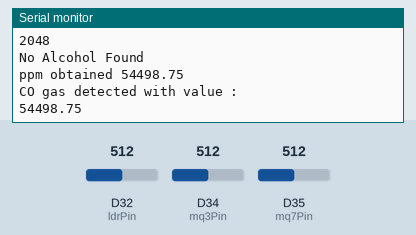
Simulated run of this sketch. Board: Arduino Due. Shown: the last lines printed to the serial monitor. The inputs (shaded band) are chosen by the test bench; at power-on: D35 (mq7Pin) = 512, D32 (ldrPin) = 512, D34 (mq3Pin) = 512 (analog values on the 0–1023 scale).

Above: at 16.4 s.
16.5 s: D35 (mq7Pin) set to 209
At 19.0 s:
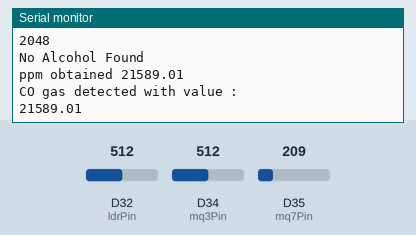
20.4 s: D35 (mq7Pin) set to 181
At 22.5 s:
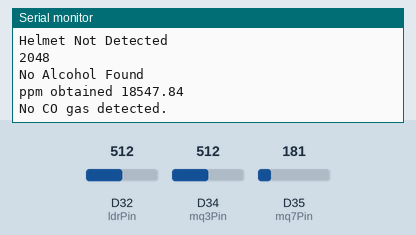
Timing chart, 0 to 24.0 s (numbered marks = the images above; inputs shaded):
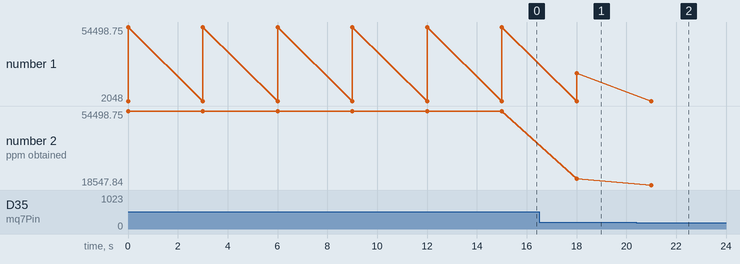

The sketch:

Final_code.ino
```cpp
#include <Arduino.h>

#define DEFAULT_LED_PIN 2

// LDR variables
const int ldrPin = 32;

// MQ-3 sensor variables
const int mq3Pin = 34;

// MQ-7 sensor variables
const int mq7Pin = 35;

void setup() {
  Serial.begin(9600); // Initialize serial communication

  // LDR Setup
  pinMode(ldrPin, INPUT);

  // MQ-3 Setup
  analogReadResolution(12);
  pinMode(mq3Pin, INPUT);

  // MQ-7 Setup
  pinMode(mq7Pin, INPUT);
}

void loop() {
  // LDR loop
  int ldrValue = analogRead(ldrPin);
  Serial.println(ldrValue);
  if (ldrValue <= 1500) {
    Serial.println("Helmet Detected");
   // Serial.println(ldrValue);
  } else {
    Serial.println("Helmet Not Detected");
  }

  // MQ-3 loop
  int mq3SensorValue = analogRead(mq3Pin);
  Serial.println(mq3SensorValue);
  if (mq3SensorValue != -1) {
    if (mq3SensorValue >= 3000) {
      Serial.print("Alcohol detected with value : ");
      Serial.println(mq3SensorValue);
    } else {
      Serial.println("No Alcohol Found");
    }
  } else {
    Serial.println("Error reading from MQ-3 sensor!");
  }

  // MQ-7 loop
  int mq7SensorValue = analogRead(mq7Pin);
  float voltage = mq7SensorValue * (5.0 / 1023.0);

  float ppm = mapFloat(voltage, 0.2, 2.0, 0, 10000);
  Serial.print("ppm obtained ");
  Serial.println(ppm);
  if (ppm > 20000) {
    Serial.println("CO gas detected with value : ");
    Serial.println(ppm);
  } else {
    Serial.println("No CO gas detected.");
  }

  delay(3000);
}

// Function to map floats (since Arduino's map() function works only with integers)
float mapFloat(float x, float in_min, float in_max, float out_min, float out_max) {
  return (x - in_min) * (out_max - out_min) / (in_max - in_min) + out_min;
}
```

Measured:
- the behaviour switches between 195 and 194 on D35 (mq7Pin) (found by bisection; images 1 and 2)
- after the input at 16.5 s, the serial monitor: prints a new line after 1.5 s (image 1)
- after the input at 20.4 s, the serial monitor: prints a new line after 0.61 s (image 2)
- plotted number 1: 54498.75 → 21589.01 after the input at 16.5 s
- plotted number 2: 54498.75 → 21589.01 after the input at 16.5 s, 21589.01 → 18547.84 after the input at 20.4 s
